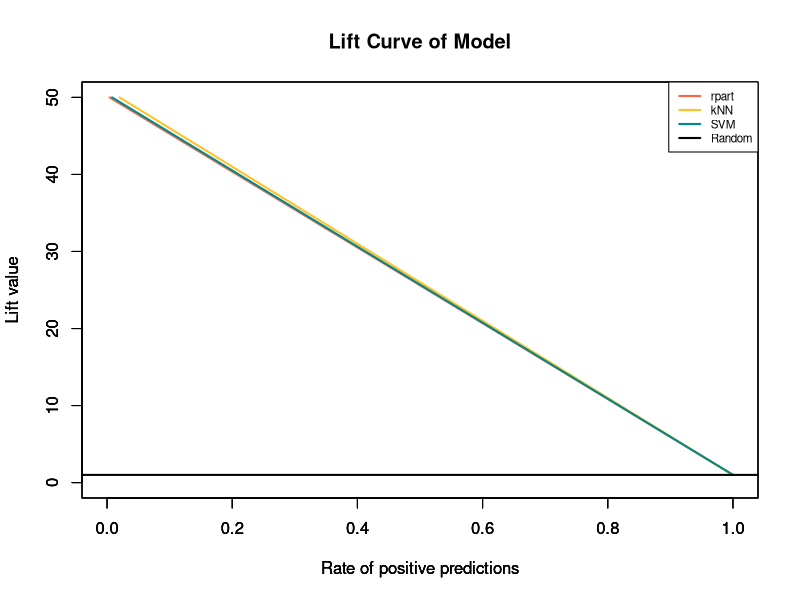

R code for this plot:
## ---- chunk 1
library(ROSE)
library(rpart)
library(ROCR)
library(class)
library(e1071)
data(hacide)
Pre_Re <- function(pred, table, test, response, Positive){
  if(ncol(table)==2){
    Precision <- sum(pred==test[,which(colnames(test)==response)]&pred==Positive)/(sum(pred==test[,which(colnames(test)==response)]&pred==Positive)+sum(test[,which(colnames(test)==response)]!=Positive&pred==Positive))
    Recall <- sum(pred==test[,which(colnames(test)==response)]&pred==Positive)/(sum(pred==test[,which(colnames(test)==response)]&pred==Positive)+sum(test[,which(colnames(test)==response)]==Positive&pred!=Positive))
    Answer <- c(Precision, Recall)
  }else{
    if(colnames(table)[1]!=Positive){
      Answer <- c(0,0)
    }
  }
  return(Answer)
}
## ---- chunk 2
Generic_bin_plots <- function(train, test, response, Positive){
  if(length(unique(train[,which(colnames(train)==response)]))>2){
    print("This function is only meant for binary classifications")
  }
  else{
    TREEmod <- rpart(train[,which(colnames(train)==response)]~.,data=train[,-which(colnames(train)==response)])
    SVMmod <- svm(train[,which(colnames(train)==response)]~.,data=train[,-which(colnames(train)==response)])
    TREEpred <- predict(TREEmod, newdata=test, type="class")
    KNNpred <- knn(train, test, cl=factor(train[,which(colnames(train)==response)]))
    SVMpred <- predict(SVMmod, newdata=test, type="class")
    TREEtable <- table(test[,which(colnames(test)==response)], TREEpred)
    KNNtable <- table(test[,which(colnames(test)==response)], KNNpred)
    SVMtable <- table(test[,which(colnames(test)==response)], SVMpred)
    T.Answer <- Pre_Re(TREEpred, TREEtable, test=test, response=response, Positive=Positive)
    K.Answer <- Pre_Re(KNNpred, KNNtable, test=test, response=response, Positive=Positive)
    S.Answer <- Pre_Re(SVMpred, SVMtable, test=test, response=response, Positive=Positive)
    pre.T <- prediction(as.numeric(TREEpred),
                        as.numeric(test[,which(colnames(test)==response)]))
    pre.K <- prediction(as.numeric(KNNpred),
                        as.numeric(test[,which(colnames(test)==response)]))
    pre.S <- prediction(as.numeric(SVMpred),
                        as.numeric(test[,which(colnames(test)==response)]))
    plot(performance(pre.T, "lift", "rpp"),lwd=2, col="tomato",xlim=c(0,1),ylim=c(0,50))
    par(new=T)
    plot(performance(pre.K, "lift", "rpp"),lwd=2, col="goldenrod1",xlim=c(0,1),ylim=c(0,50))
    par(new=T)
    plot(performance(pre.S, "lift", "rpp"),lwd=2, col="darkcyan",
         main = "Lift Curve of Model",xlim=c(0,1),ylim=c(0,50))
    abline(h=1, col="black", lwd=2)
    legend("topright",legend=c("rpart", "kNN", "SVM", "Random"),
           col=c("tomato", "goldenrod1", "darkcyan","black"),lwd=2, cex=0.7)
    cat("\n","\nPrecision and recall of Tree: \n")
    cat("Precision = ",T.Answer[1]," , Recall = ",T.Answer[2])
    cat("\n","\nPrecision and recall of kNN: \n")
    cat("Precision = ",K.Answer[1]," , Recall = ",K.Answer[2])
    cat("\n","\nPrecision and recall of SVM: \n")
    cat("Precision = ",S.Answer[1]," , Recall = ",S.Answer[2],"\n")
  }
}
## ---- chunk 3
Generic_bin_plots(hacide.train, hacide.test, "cls", "1")
